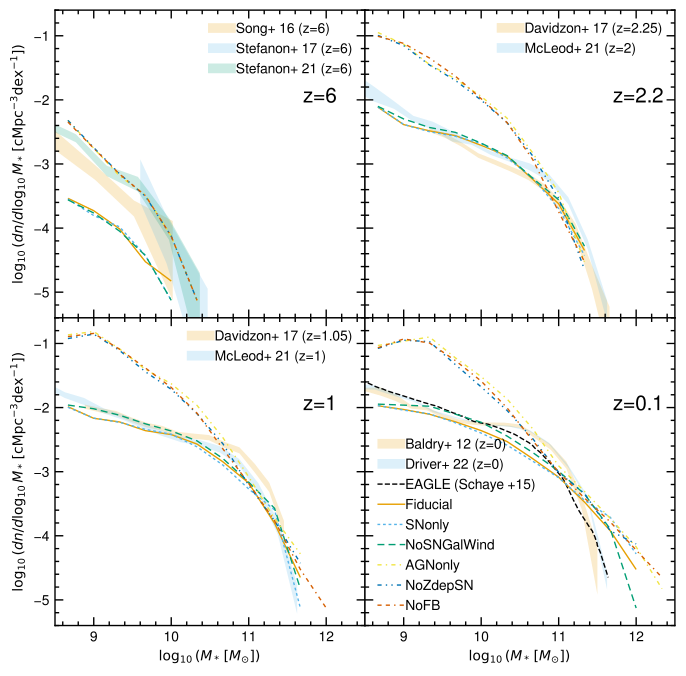

The Python source for this figure:
import numpy as np
import matplotlib.pyplot as plt
from matplotlib import colormaps as cm
import load_obsdata as obs

# 2x2 grid of plots
fig, ax = plt.subplots(2, 2, figsize=(8, 8), sharex=True, sharey=True)
# Adjust the spacing between subplots
plt.subplots_adjust(wspace=0, hspace=0)

ax[0,0].set_xlim(8.5, 12.5)
ax[0,0].set_ylim(-5.4, -0.6)

xlabel = r"$\log_{10} (M_* \,[M_{\odot}])$"
ylabel = r"$\log_{10} (dn/d\log_{10}M_* \,[{\rm cMpc}^{-3} {\rm dex}^{-1}])$"
ax[0,0].set_ylabel(ylabel)
ax[1,0].set_ylabel(ylabel)
ax[1,0].set_xlabel(xlabel)
ax[1,1].set_xlabel(xlabel)


# Panel 1: z = 6
d = obs.load_target_obsdata("SMF", "song2016_z6")
ax[0,0].fill_between(d["x"], d["y1"], d["y2"], lw=0, alpha=0.2, label="Song+ 16 (z=6)")

d = obs.load_target_obsdata("SMF", "stefanon2017_z6")
ax[0,0].fill_between(d["x"], d["y1"], d["y2"], lw=0, alpha=0.2, label="Stefanon+ 17 (z=6)")

d = obs.load_target_obsdata("SMF", "stefanon2021_z6")
ax[0,0].fill_between(d["x"], d["y1"], d["y2"], lw=0, alpha=0.2, label="Stefanon+ 21 (z=6)")

ax[0,0].set_prop_cycle(None)

d = np.loadtxt("stellar_mass_function/SMF_z6_Fiducial.dat")
ax[0,0].plot(d[:,0], d[:,1], ms=0)

d = np.loadtxt("stellar_mass_function/SMF_z6_SNonly.dat")
ax[0,0].plot(d[:,0], d[:,1], ms=0)

d = np.loadtxt("stellar_mass_function/SMF_z6_NoSNGalWind.dat")
ax[0,0].plot(d[:,0], d[:,1], ms=0)

d = np.loadtxt("stellar_mass_function/SMF_z6_AGNonly.dat")
ax[0,0].plot(d[:,0], d[:,1], ms=0)

d = np.loadtxt("stellar_mass_function/SMF_z6_NoZdepSN.dat")
ax[0,0].plot(d[:,0], d[:,1], ms=0)

d = np.loadtxt("stellar_mass_function/SMF_z6_NoFB.dat")
ax[0,0].plot(d[:,0], d[:,1], ms=0)

ax[0,0].text(0.8, 0.7, "z=6", transform=ax[0,0].transAxes, fontsize=15)

ax[0,0].legend(loc="upper right", fontsize=10)

# Panel 2: z = 2.2

d = obs.load_target_obsdata("SMF", "davidzon2017_z2.25")
ax[0,1].fill_between(d["x"], d["y1"], d["y2"], lw=0, alpha=0.2, label="Davidzon+ 17 (z=2.25)")

d = obs.load_target_obsdata("SMF", "mcleod2021_z2")
ax[0,1].fill_between(d["x"], d["y1"], d["y2"], lw=0, alpha=0.2, label="McLeod+ 21 (z=2)")

ax[0,1].set_prop_cycle(None)

d = np.loadtxt("stellar_mass_function/SMF_z2_Fiducial.dat")
ax[0,1].plot(d[:,0], d[:,1], ms=0)

d = np.loadtxt("stellar_mass_function/SMF_z2_SNonly.dat")
ax[0,1].plot(d[:,0], d[:,1], ms=0)

d = np.loadtxt("stellar_mass_function/SMF_z2_NoSNGalWind.dat")
ax[0,1].plot(d[:,0], d[:,1], ms=0)

d = np.loadtxt("stellar_mass_function/SMF_z2_AGNonly.dat")
ax[0,1].plot(d[:,0], d[:,1], ms=0)

d = np.loadtxt("stellar_mass_function/SMF_z2_NoZdepSN.dat")
ax[0,1].plot(d[:,0], d[:,1], ms=0)

d = np.loadtxt("stellar_mass_function/SMF_z2_NoFB.dat")
ax[0,1].plot(d[:,0], d[:,1], ms=0)

ax[0,1].text(0.8, 0.7, "z=2.2", transform=ax[0,1].transAxes, fontsize=15)

ax[0,1].legend(loc="upper right", fontsize=10)

# Panel 3: z=1

d = obs.load_target_obsdata("SMF", "davidzon2017_z1.05")
ax[1,0].fill_between(d["x"], d["y1"], d["y2"], lw=0, alpha=0.2, label="Davidzon+ 17 (z=1.05)")

d = obs.load_target_obsdata("SMF", "mcleod2021_z1")
ax[1,0].fill_between(d["x"], d["y1"], d["y2"], lw=0, alpha=0.2, label="McLeod+ 21 (z=1)")

ax[1,0].set_prop_cycle(None)

d = np.loadtxt("stellar_mass_function/SMF_z1_Fiducial.dat")
ax[1,0].plot(d[:,0], d[:,1], ms=0)

d = np.loadtxt("stellar_mass_function/SMF_z1_SNonly.dat")
ax[1,0].plot(d[:,0], d[:,1], ms=0)

d = np.loadtxt("stellar_mass_function/SMF_z1_NoSNGalWind.dat")
ax[1,0].plot(d[:,0], d[:,1], ms=0)

d = np.loadtxt("stellar_mass_function/SMF_z1_AGNonly.dat")
ax[1,0].plot(d[:,0], d[:,1], ms=0)

d = np.loadtxt("stellar_mass_function/SMF_z1_NoZdepSN.dat")
ax[1,0].plot(d[:,0], d[:,1], ms=0)

d = np.loadtxt("stellar_mass_function/SMF_z1_NoFB.dat")
ax[1,0].plot(d[:,0], d[:,1], ms=0)

ax[1,0].text(0.8, 0.7, "z=1", transform=ax[1,0].transAxes, fontsize=15)

ax[1,0].legend(loc="upper right", fontsize=10)

# Panel 4: z=0

d = obs.load_target_obsdata("SMF", "baldry2012_z0")
ax[1,1].fill_between(d["x"], d["y1"], d["y2"], lw=0, alpha=0.2, label="Baldry+ 12 (z=0)")

d = obs.load_target_obsdata("SMF", "driver2022_z0")
ax[1,1].fill_between(d["x"], d["y1"], d["y2"], lw=0, alpha=0.2, label="Driver+ 22 (z=0)")

d = np.loadtxt("stellar_mass_function/SMF_EAGLE_z0.txt")
ax[1,1].plot(d[:,0], d[:,1], ms=0, label="EAGLE (Schaye +15)", c="k", ls="--")

ax[1,1].set_prop_cycle(None)

d = np.loadtxt("stellar_mass_function/SMF_z0_Fiducial.dat")
ax[1,1].plot(d[:,0], d[:,1], ms=0, label="Fiducial")

d = np.loadtxt("stellar_mass_function/SMF_z0_SNonly.dat")
ax[1,1].plot(d[:,0], d[:,1], ms=0, label="SNonly")

d = np.loadtxt("stellar_mass_function/SMF_z0_NoSNGalWind.dat")
ax[1,1].plot(d[:,0], d[:,1], ms=0, label="NoSNGalWind")

d = np.loadtxt("stellar_mass_function/SMF_z0_AGNonly.dat")
ax[1,1].plot(d[:,0], d[:,1], ms=0, label="AGNonly")

d = np.loadtxt("stellar_mass_function/SMF_z0_NoZdepSN.dat")
ax[1,1].plot(d[:,0], d[:,1], ms=0, label="NoZdepSN")

d = np.loadtxt("stellar_mass_function/SMF_z0_NoFB.dat")
ax[1,1].plot(d[:,0], d[:,1], ms=0, label="NoFB")

ax[1,1].text(0.8, 0.7, "z=0.1", transform=ax[1,1].transAxes, fontsize=15)

ax[1,1].legend(loc="lower left", fontsize=10)

plt.savefig("fig3_smf.pdf", bbox_inches="tight", dpi=300)
